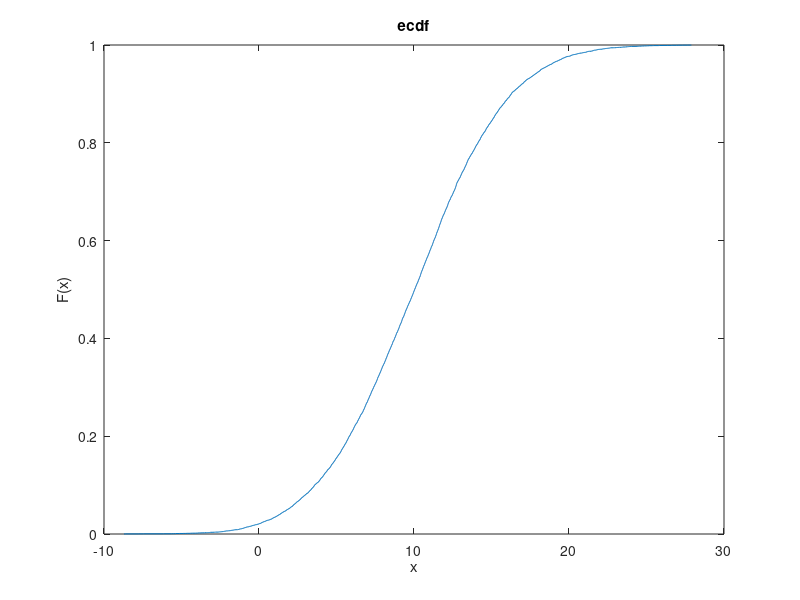

This chart was generated by the following MATLAB code: (Note: this script raises an error after producing the figure.)
clear;clc;
%1.4
%18
nchoosek(8,5)*nchoosek(8,4);
%19
(4/32)^4; %a
4/32*3/31*2/30*1/29; %b
%20
nchoosek(5,3)*nchoosek(5,0)/nchoosek(10,3); %a
nchoosek(5,2)*nchoosek(5,1)/nchoosek(10,3); %b
%21
tmp=0;
for i=1:6
    tmp=tmp+nchoosek(15,i)*nchoosek(5,6-i); %a
end
nchoosek(15,4)*nchoosek(5,2)/nchoosek(20,6); %b

%2.2

%4
nchoosek(6,3)*nchoosek(4,0)/nchoosek(10,3);%a
nchoosek(6,1)*nchoosek(4,2)/nchoosek(10,3); %b

%5
n=80;
n2=20;
k=10;
out=[]
for i=0:10
    out(end+1)=nchoosek(n2,i)*nchoosek(n-n2,k-i)/nchoosek(n,k)
end
%7
1/(factorial(7)/(factorial(2)*factorial(2)));

%2.3
%11
a=3;
r=1;
pi()*r^2/a^2;

%3.2
%5
data=importdata("P0305.mat")
sort(data)
ecdf(data)
histogram(data,50)

%4.2
%5
binopdf(2,5,1/2)
binocdf(3,5,1/2,'upper')
%a
binopdf(2,1000,1/13983816)
%b
binopdf(3,5,0.8)
binocdf(2,5,0.8,'upper')

%6
p=0.49;
n=25;
binopdf(10,n,p)
binocdf(9,n,p,'upper')
binocdf(15,n,p,'upper')
round(n*p)


%4.3
%10
n=3;
hygepdf(2,32,4,3)
binopdf(2,3,4/32)
%11
n=200;
n2=30;
k=10;
hygepdf(5,200,30,10)
binopdf(5,10,30/200)
10*30/200

%12
hygepdf(22,17000,10000,30)
hygepdf(8,17000,7000,30)
%4.4
%13
geopdf(4,1/6)

%4.5
%15a
p=0.35;n=3;
nbinpdf(7,3,p)
nbincdf(6,3,p,'upper')
nbincdf(7,3,p)-nbincdf(2,3,p)
%4.6
%15b
n=10

binopdf(8,10,16/32)
mnpdf([2 3 2 1 2],[4/32 4/32 4/32 4/32 16/32])
hygepdf(8,32,16,10)
%4.7
%16
lambda=10/100;
poisspdf(0,lambda*20)
poisspdf(2,lambda*20)
poisscdf(5,lambda*20,'upper')

%17
lambda=5/(10*1)
poisscdf(11,lambda*50)
poisspdf(20,lambda*50)
poisscdf(25,lambda*50,'upper')

%18
poisscdf(30,1.5*10,'upper')


%19
lambda=240/60
poissinv(0.99,lambda*1.5)

%5.2
%17
expcdf(2,3)

%5.3
%20
alpha=3;
beta=1.5;
wblcdf(2,alpha,beta)

%21
data=importdata("P0521.mat");
wblfit(data)

%5.4
%24
norminv(0.2,5,sqrt(4))
norminv(0.5,5,sqrt(4))
normcdf(3.5,5,sqrt(4))
normcdf(8,5,sqrt(4))

%25
mu=50;
s2=0.49;
normcdf(51,mu,sqrt(s2))-normcdf(49,mu,sqrt(s2))


%32
x=[0.01 0.05 0.10 0.50 0.90 0.95 0.99];
mu=10;
s2=80;
s=sqrt(s2);
norminv(x,mu,s)

%34
x=200;
mu=180;
s=sqrt(400);
a=normcdf(200,mu,s,'upper')
binocdf(2,5,a,'upper')

%5.5
%36
mu=3;
s=4;
logncdf(4,mu,s)-logncdf(2,mu,s);

%5.6
%29
e=normrnd(100,30,1,1000);
normplot(e);

%6.1
%1
%a
a=unifrnd(0,1,10000,1);
g1=histogram(a,100);
tmp=unifrnd(0,1,10000,2);
b=(tmp(:,1)+tmp(:,2))/2;

%7.2
%3
data=[987 1001 993 994 993 1005 1007 999 995 1002];
[h p ci stat]=ttest(data)